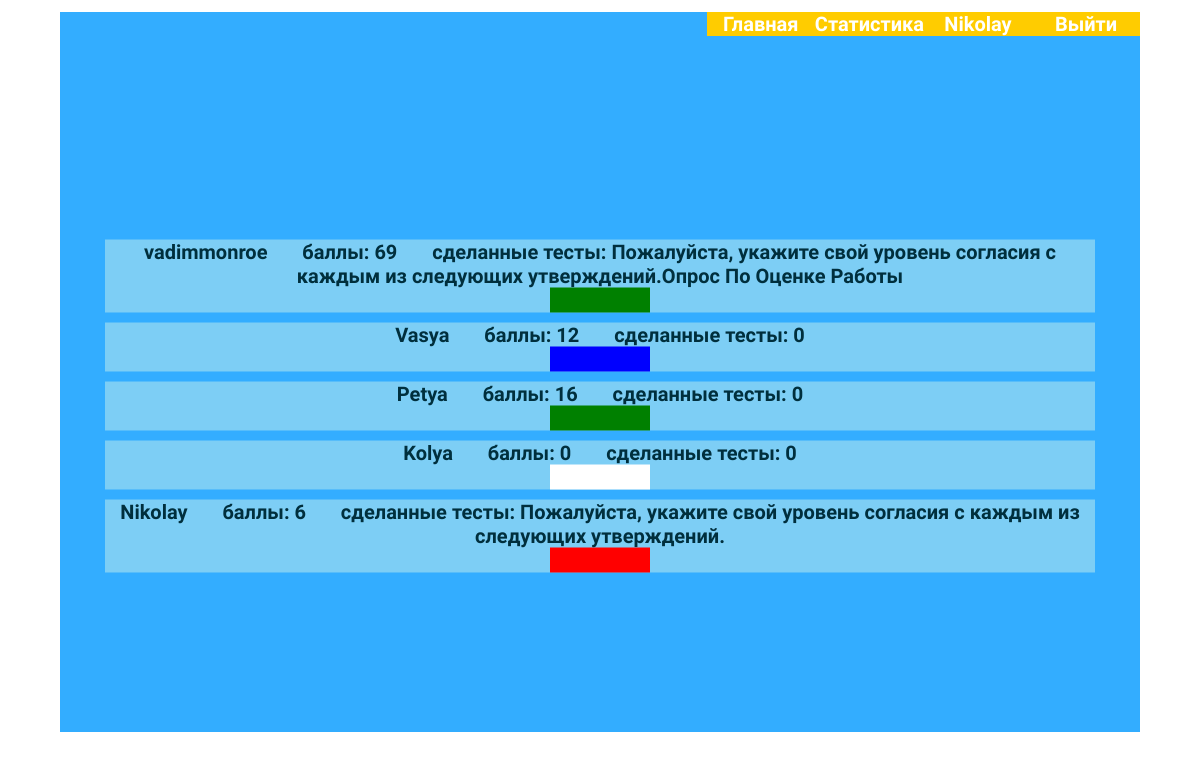
The page /status (signed in) on the database its author committed.
### tests_app/models.py (models this page shows, shortened)
class UsersPoints(models.Model):
    login = models.ForeignKey(User, on_delete=models.CASCADE)
    color = models.CharField('Цвет фона', max_length=50)
    points = models.IntegerField('Баллы')
    done_tests = models.CharField('Пройденные тесты', max_length=1000)
    class Meta:
        verbose_name = 'Баллы пользователя'
        verbose_name_plural = 'Баллы пользователей'
        db_table = 'Users'

### tests_app/views.py (the view)
# urls.py: path('status', views.status, name='status'),
def status(request):
    users = UsersPoints.objects.all()
    return render(request, 'tests_app/status.html', {'users': users})

### tests_app/templates/tests_app/status.html
{% extends 'tests_app/base.html' %}
{% block content %}
<div class="status">
{% for user in users %}
    <div class="login">{{ user.login }}&nbsp;&nbsp;&nbsp;&nbsp;&nbsp;&nbsp;
        баллы: {{ user.points }}&nbsp;&nbsp;&nbsp;&nbsp;&nbsp;&nbsp;
        сделанные тесты: {{ user.done_tests }}
        <div class="color-box" style="background: {{ user.color }}"></div>
    </div>
{% endfor %}
</div>
{% endblock %}

### tests_app/templates/tests_app/base.html (shortened to what this page needs)
<!DOCTYPE html>
{% load static %}
<html>
<head>
    <link rel="stylesheet" href="{% static 'tests_app/style.css' %}">
</head>
<body>
<div class="container">
    <div class="header">
        <ul id="header-menu">
            <li class="header-menu-point"><a href="{% url 'home' %}">Главная</a></li>
            <li class="header-menu-point"><a href="{% url 'status' %}">Статистика</a></li>
            {% if request.user.is_authenticated %}
            <li class="header-menu-point"><a href="{% url 'login_detail' user.id %}">{{ user.username }}</a></li>
            <li class="header-menu-point"><a href="{% url 'logout' %}">Выйти</a></li>
            {% else %}
            <li class="header-menu-point"><a href="{% url 'register' %}">Регистрация</a></li>
            <li class="header-menu-point"><a href="{% url 'login' %}">Войти</a></li>
            {% endif %}
        </ul>
    </div>
    {% block content %} {% endblock %}
</div>
</body>
</html>

### tests_app/static/tests_app/style.css (style rules this page uses)
:root { --main-yellow-color: #ffcc00; --main-orange-color: #feab3a; --main-light-blue-color: #33ADFF; }
* { margin: 0; padding: 0; box-sizing: border-box; font-family: 'Open Sans Condensed', sans-serif; }
html, body { width: 100%; height: 100%; }
.container { width: 90%; height: 90%; margin: 1% auto 1% auto; background-color: var(--main-light-blue-color); }
.header ul { list-style-type: none; display: flex; justify-content: flex-end; }
.header li { font-weight: bold; font-size: 20px; color: red; flex-basis: 10%; text-align: center; background-color: var(--main-yellow-color); animation: shake2 1s; animation-iteration-count: infinite; }
a { display: block; width: 100%; height: 100%; font-weight: bold; font-size: 20px; text-decoration: none; color: white; }
.status { display: flex; flex-direction: column; overflow: auto; margin: 0 auto; width: 1000px; position: absolute; top: 50%; left: 50%; margin-right: -50%; transform: translate(-50%, -50%); }
.login { margin: 5px; font-weight: bold; font-size: 20px; text-align: center; background-color: #7DCEF5; color: #002F3D; }
.color-box { width: 100px; height: 25px; margin: 0 auto; }

### rows shown on the page
UsersPoints: login "vadimmonroe", points "69", done_tests "Пожалуйста, укажите свой уровень согласия с каждым из следующих утверждений.Опрос По Оценке Работы"
UsersPoints: login "Vasya", points "12", done_tests "0"
UsersPoints: login "Petya", points "16", done_tests "0"
UsersPoints: login "Kolya", points "0", done_tests "0"
UsersPoints: login "Nikolay", points "6", done_tests "Пожалуйста, укажите свой уровень согласия с каждым из следующих утверждений."

### other values the page prints
{{ user.username }} "Nikolay"
